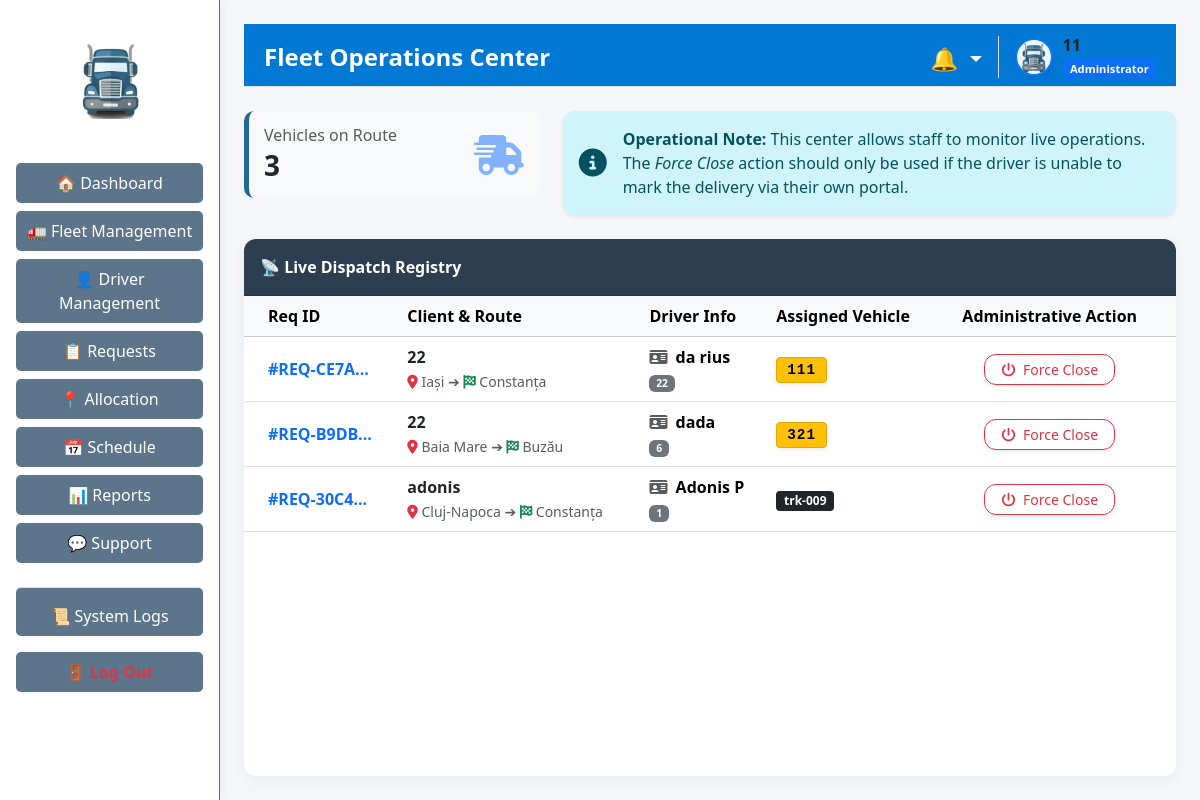
The page /active_jobs (signed in) on the database as committed earlier.
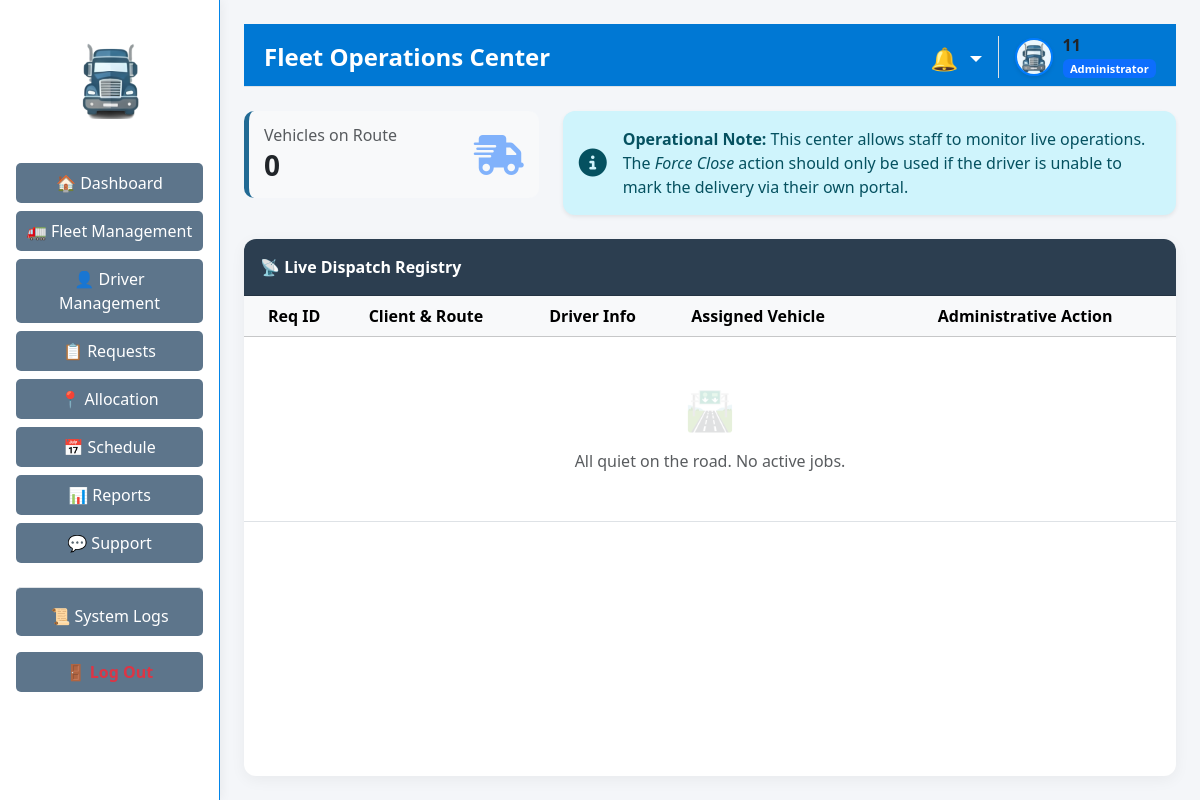
The same page on the database as committed later.
### tables this page shows
CREATE TABLE "transport_requests" (
                    id TEXT PRIMARY KEY,
                    client TEXT NOT NULL,
                    cargo_type TEXT NOT NULL,
                    description TEXT NOT NULL,
                    weight REAL NOT NULL,
                    volume REAL NOT NULL,
                    pickup TEXT NOT NULL,
                    delivery TEXT NOT NULL,
                    preferred_date TEXT NOT NULL,
                    status TEXT NOT NULL,
                    vehicle_id TEXT, 
                    driver_id TEXT, 
                    vehicle_type TEXT, 
                    estimated_price REAL,
                    price_offer REAL, 
                    current_lat REAL, 
                    current_lng REAL,
                    last_modified_by TEXT DEFAULT 'System',
                    last_modified_at DATETIME DEFAULT NULL,
                    saved_route TEXT
                , allocated_by TEXT DEFAULT 'System', offer_expires_at DATETIME DEFAULT NULL);

CREATE TABLE "drivers" (
                    id TEXT PRIMARY KEY,
                    name TEXT NOT NULL,
                    status TEXT NOT NULL,
                    licenses TEXT,
                    experience TEXT,
                    dob TEXT,
                    address TEXT,
                    availability TEXT DEFAULT 'Available',
                    last_modified_by TEXT DEFAULT 'System',
                    last_modified_at DATETIME DEFAULT NULL
                );

CREATE TABLE vehicles (
                        id TEXT PRIMARY KEY,
                        plate_number TEXT NOT NULL,
                        type TEXT NOT NULL,
                        capacity INTEGER NOT NULL,
                        status TEXT NOT NULL
                    , last_modified_by TEXT DEFAULT 'System', last_modified_at DATETIME DEFAULT NULL);

### app/routes/allocation_routes.py (the view)
@allocation_bp.route('/active_jobs', methods=['GET'])
def active_jobs() -> str:
    if 'user_id' not in session: return redirect(url_for('auth.login'))
    role = session.get('role')
    if role == 'Driver':
        return redirect(url_for('driver.portal'))
    if role not in ['Administrator', 'Staff']:
        flash("Access denied.", "danger")
        return redirect(url_for('dashboard.main_dashboard'))
    view_data = allocation_logic.load_active_jobs()
    return render_template('staff/active_jobs.html', data=view_data, role=role)

### app/controllers/allocation_controller.py (called while the page is built)
    def load_active_jobs(self, role: str = 'Staff', driver_id: str = None) -> dict:
        try:
            all_jobs = self.model.get_active_jobs()
            if role == 'Driver' and driver_id:
                my_jobs = [job for job in all_jobs if str(job.get('driver_id')) == str(driver_id)]
                return {"jobs": my_jobs}
            return {"jobs": all_jobs}
        except Exception as e:
            return {"jobs": []}

### app/models/notification_model.py (called while the page is built)
    def get_unread_notifications(self, target1: str, target2: str = '') -> List[Dict[str, Any]]:
        try:
            with sqlite3.connect(DB_PATH) as conn:
                conn.row_factory = sqlite3.Row
                cursor = conn.execute(
                    "SELECT * FROM notifications WHERE target_role IN (?, ?, 'All') AND is_read = 0 ORDER BY timestamp DESC",
                    (str(target1).strip(), str(target2).strip())
                )
                return [dict(row) for row in cursor.fetchall()]
        except sqlite3.Error as e:
            logging.error(f"Error fetching notifications: {e}")
            return []

### app/templates/staff/active_jobs.html (shortened to what the changed rows need)
{% extends "layouts/admin_layout.html" if session.get('role') == 'Administrator' else "layouts/staff_layout.html" %}
{% block page_header %}Fleet Operations Center{% endblock %}
{% block content %}
<div class="row mb-4">
    <div class="col-md-4">
        <div class="stat-box d-flex justify-content-between align-items-center">
            <div>
                <h6 class="text-muted mb-1">Vehicles on Route</h6>
                <h3 class="fw-bold text-dark mb-0">{{ data.jobs|length }}</h3>
            </div>
        </div>
    </div>
</div>
<div class="card dispatch-card">
    <div class="card-body p-0">
        <div class="table-responsive">
            <table class="table table-hover mb-0 align-middle">
                <thead class="table-light">
                    <tr>
                        <th class="ps-4">Req ID</th>
                        <th>Client & Route</th>
                        <th>Driver Info</th>
                        <th>Assigned Vehicle</th>
                        <th class="text-center pe-4">Administrative Action</th>
                    </tr>
                </thead>
                <tbody>
                    {% if data.jobs|length == 0 %}
                    <tr>
                        <td colspan="5" class="text-center py-5 text-muted">
                            <h4 class="fs-1 opacity-25 mb-3">🛣️</h4>
                            All quiet on the road. No active jobs.
                        </td>
                    </tr>
                    {% else %}
                        {% for job in data.jobs %}
                        <tr>
                            <td class="ps-4 fw-bold text-primary">#{{ job.id[:8] }}...</td>
                            <td>
                                <div class="fw-bold text-dark">{{ job.client }}</div>
                                <small class="text-muted"><i class="fa-solid fa-location-dot text-danger"></i> {{ job.pickup }} ➔ <i class="fa-solid fa-flag-checkered text-success"></i> {{ job.delivery }}</small>
                            </td>
                            <td>
                                <div class="fw-bold"><i class="fa-solid fa-id-card text-muted me-1"></i> {{ job.driver_name or "Unknown Driver" }}</div>
                                <span class="badge bg-secondary" style="font-size: 0.65rem;">{{ job.driver_id }}</span>
                            </td>
                            <td>
                                {% if job.plate_number %}
                                    <span class="badge plate-badge shadow-sm rounded-1">{{ job.plate_number }}</span>
                                {% else %}
                                    <span class="badge bg-dark rounded-1">{{ job.vehicle_id }}</span>
                                {% endif %}
                            </td>
                            <td class="text-center pe-4">
                                <div class="d-flex justify-content-center gap-2">
                                    <form method="POST" action="{{ url_for('allocation.deliver_job', req_id=job.id) }}" style="margin: 0;">
                                        <button type="submit" class="btn btn-sm btn-outline-danger px-3 shadow-sm custom-rounded" onclick="return confirm('⚠️ WARNING: You are forcing this job to close as an Administrator. Invoice will be generated automatically. Are you sure?');">
                                            <i class="fa-solid fa-power-off me-1"></i> Force Close
                                        </button>
                                    </form>
                                </div>
                            </td>
                        </tr>
                        {% endfor %}
                    {% endif %}
                </tbody>
            </table>
        </div>
    </div>
</div>
{% endblock %}

Rows that differ between the two databases and show on the page:
no longer on this page (row edited): transport_requests: id "REQ-CE7A", client "22", pickup "Iași", delivery "Constanța", name "da rius", driver_id "22", plate_number "111"
no longer on this page (row edited): transport_requests: id "REQ-B9DB", client "22", pickup "Baia Mare", delivery "Buzău", name "dada", driver_id "6", plate_number "321"
no longer on this page (row edited): transport_requests: id "REQ-30C4", client "adonis", pickup "Cluj-Napoca", delivery "Constanța", name "Adonis P", driver_id "1", vehicle_id "trk-009"
Other text that changed with them:
{{ data.jobs|length }}: "3" → "0"
text now shown: "🛣️ All quiet on the road. No active jobs."
